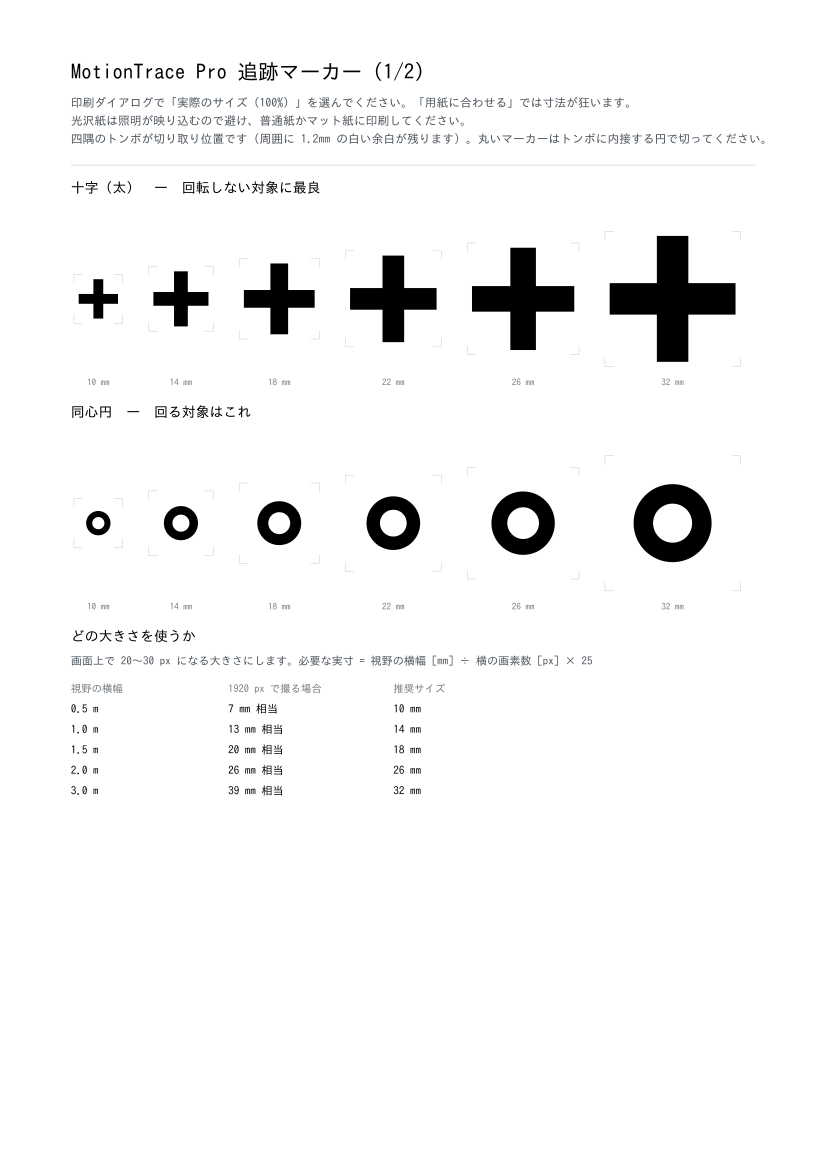

Write Python code to recreate this figure.
# -*- coding: utf-8 -*-
"""
印刷用マーカーシート（A4・実寸）。

ベクタで描いているので、拡大縮小せず「実際のサイズ」で印刷すれば
記載どおりの寸法になる。印刷ダイアログでは必ず
「100%」「実際のサイズ」を選ぶこと（「用紙に合わせる」は不可）。
"""
from reportlab.lib.pagesizes import A4
from reportlab.lib.units import mm
from reportlab.lib import colors
from reportlab.pdfgen import canvas
import os
from reportlab.pdfbase import pdfmetrics
from reportlab.pdfbase.ttfonts import TTFont
from reportlab.pdfbase.cidfonts import UnicodeCIDFont

# 日本語フォントは可能なら PDF に埋め込む。
# CID フォントの参照だけで済ませると、閲覧環境に Adobe-Japan1 の対応表が無い場合
# （Linux の poppler など）に文字がまったく出ない。
# 環境ごとに置き場所が違うので、見つかったものを使う。
_CANDIDATES = [
    # Linux
    ('/usr/share/fonts/truetype/fonts-japanese-gothic.ttf', 0),
    ('/usr/share/fonts/opentype/noto/NotoSansCJK-Regular.ttc', 0),
    # macOS
    ('/System/Library/Fonts/ヒラギノ角ゴシック W4.ttc', 0),
    ('/System/Library/Fonts/Hiragino Sans GB.ttc', 0),
    ('/Library/Fonts/Arial Unicode.ttf', 0),
    # Windows
    ('C:/Windows/Fonts/meiryo.ttc', 0),
    ('C:/Windows/Fonts/YuGothM.ttc', 0),
]


def _register_jp():
    for path, idx in _CANDIDATES:
        if not os.path.exists(path):
            continue
        try:
            pdfmetrics.registerFont(TTFont('JPGo', path, subfontIndex=idx))
            return 'JPGo'
        except Exception:
            continue
    # 埋め込めるフォントが見つからなければ CID フォント参照にする。
    # Acrobat / macOS のプレビューなら表示できる。
    pdfmetrics.registerFont(UnicodeCIDFont('HeiseiKakuGo-W5'))
    return 'HeiseiKakuGo-W5'


JP = _register_jp()
W, H = A4
CUT = colors.Color(0.72, 0.75, 0.78)
INK = colors.black


# ----------------------------------------------------------- マーカー描画
def cross(c, cx, cy, d):
    r = d / 2.0
    arm = d / 8.0                      # 腕幅 = 径の 1/4 → 片側 1/8
    c.setFillColor(colors.white); c.setStrokeColor(colors.white)
    c.rect(cx - r, cy - r, d, d, stroke=0, fill=1)
    c.setFillColor(INK)
    c.rect(cx - arm, cy - r, 2 * arm, d, stroke=0, fill=1)
    c.rect(cx - r, cy - arm, d, 2 * arm, stroke=0, fill=1)


def bullseye(c, cx, cy, d):
    r = d / 2.0
    c.setFillColor(colors.white); c.circle(cx, cy, r, stroke=0, fill=1)
    c.setFillColor(INK);          c.circle(cx, cy, r * 0.62, stroke=0, fill=1)
    c.setFillColor(colors.white); c.circle(cx, cy, r * 0.31, stroke=0, fill=1)


def blackdot(c, cx, cy, d):
    r = d / 2.0
    c.setFillColor(colors.white); c.circle(cx, cy, r, stroke=0, fill=1)
    c.setFillColor(INK);          c.circle(cx, cy, r * 0.60, stroke=0, fill=1)


def quad(c, cx, cy, d):
    r = d / 2.0
    c.setFillColor(colors.white); c.circle(cx, cy, r, stroke=0, fill=1)
    c.setFillColor(INK); c.setStrokeColor(INK); c.setLineWidth(0)
    # 対角の 2 象限だけ黒く塗る（右上と左下）
    for start in (0, 180):
        c.wedge(cx - r, cy - r, cx + r, cy + r, start, 90, stroke=0, fill=1)


SHAPES = {
    'cross':    (cross,    '十字（太）', '回転しない対象に最良'),
    'bullseye': (bullseye, '同心円',     '回る対象はこれ'),
    'blackdot': (blackdot, '白地に黒丸', '迷ったときの無難な選択'),
    'quad':     (quad,     '白黒4分割',  '写真測量の標準ターゲット'),
}
SIZES = [10, 14, 18, 22, 26, 32]   # mm


def cutmark(c, cx, cy, d):
    """
    四隅のトンボだけを描く。
    マーカーを囲む線を引いてしまうと、その線ごとテンプレートに入り込んで
    模様の一部になる。切る位置さえ分かればよいので、角の短い線で示す。
    """
    c.setStrokeColor(CUT); c.setLineWidth(0.3)
    m = d / 2.0 + 1.2 * mm          # 切り取り位置（周囲 1.2mm の余白を残す）
    t = 2.2 * mm                    # トンボの長さ
    for sx in (-1, 1):
        for sy in (-1, 1):
            x, y = cx + sx * m, cy + sy * m
            c.line(x, y, x - sx * t, y)
            c.line(x, y, x, y - sy * t)


def header(c, title, sub):
    c.setFillColor(INK)
    c.setFont(JP, 15); c.drawString(18 * mm, H - 20 * mm, title)
    c.setFont(JP, 8.5); c.setFillColor(colors.Color(.3, .33, .36))
    y = H - 27 * mm
    for line in sub:
        c.drawString(18 * mm, y, line); y -= 4.6 * mm
    c.setStrokeColor(colors.Color(.8, .83, .86)); c.setLineWidth(0.5)
    c.line(18 * mm, y - 1 * mm, W - 18 * mm, y - 1 * mm)
    return y - 8 * mm


def sheet(c, kinds, title, sub):
    y = header(c, title, sub)
    for kind in kinds:
        fn, name, note = SHAPES[kind]
        c.setFillColor(INK); c.setFont(JP, 10)
        c.drawString(18 * mm, y, f'{name}  —  {note}')
        y -= 6 * mm
        x = 20 * mm
        rowtop = y
        for d_mm in SIZES:
            d = d_mm * mm
            cx = x + d / 2
            cy = rowtop - 21 * mm
            fn(c, cx, cy, d)
            cutmark(c, cx, cy, d)
            c.setFillColor(colors.Color(.45, .48, .5)); c.setFont(JP, 6.5)
            c.drawCentredString(cx, rowtop - 43 * mm, f'{d_mm} mm')
            x += d + 9 * mm
        y = rowtop - 51 * mm
    return y


def sizing_table(c, y):
    c.setFillColor(INK); c.setFont(JP, 10)
    c.drawString(18 * mm, y, 'どの大きさを使うか')
    y -= 6 * mm
    c.setFont(JP, 8)
    c.setFillColor(colors.Color(.3, .33, .36))
    c.drawString(18 * mm, y,
                 '画面上で 20〜30 px になる大きさにします。'
                 '必要な実寸 = 視野の横幅 [mm] ÷ 横の画素数 [px] × 25')
    y -= 7 * mm
    rows = [('視野の横幅', '1920 px で撮る場合', '推奨サイズ')]
    for fov, px in [(0.5, 1920), (1.0, 1920), (1.5, 1920), (2.0, 1920), (3.0, 1920)]:
        need = fov * 1000 / px * 25
        pick = min(SIZES, key=lambda s: (abs(s - need), -s))  # 同点なら大きいほう
        rows.append((f'{fov:.1f} m', f'{need:.0f} mm 相当', f'{pick} mm'))
    colx = [18 * mm, 58 * mm, 100 * mm]
    for i, r in enumerate(rows):
        c.setFont(JP, 8 if i else 7.5)
        c.setFillColor(INK if i else colors.Color(.45, .48, .5))
        for xx, cell in zip(colx, r):
            c.drawString(xx, y, cell)
        y -= 5.2 * mm
    return y


c = canvas.Canvas('marker_sheet.pdf', pagesize=A4)
c.setTitle('MotionTrace Pro 追跡マーカー（実寸印刷用）')
c.setAuthor('MotionTrace Pro')

SUB1 = [
 '印刷ダイアログで「実際のサイズ（100%）」を選んでください。「用紙に合わせる」では寸法が狂います。',
 '光沢紙は照明が映り込むので避け、普通紙かマット紙に印刷してください。',
 '四隅のトンボが切り取り位置です（周囲に 1.2mm の白い余白が残ります）。丸いマーカーはトンボに内接する円で切ってください。',
]
y = sheet(c, ['cross', 'bullseye'], 'MotionTrace Pro 追跡マーカー（1/2）', SUB1)
sizing_table(c, y)
c.showPage()

SUB2 = [
 '回転する対象（球・輪・振り子のおもり）には、同心円か黒丸を使ってください。',
 '十字・4分割・市松は 15 度回っただけで、一致度が LOST 判定の際まで落ちます。',
 '線が画面上で 3px を切ると、ボケとブレで模様が消えます。小さすぎる印刷は逆効果です。',
]
sheet(c, ['blackdot', 'quad'], 'MotionTrace Pro 追跡マーカー（2/2）', SUB2)
c.showPage()
c.save()
print('marker_sheet.pdf written')
